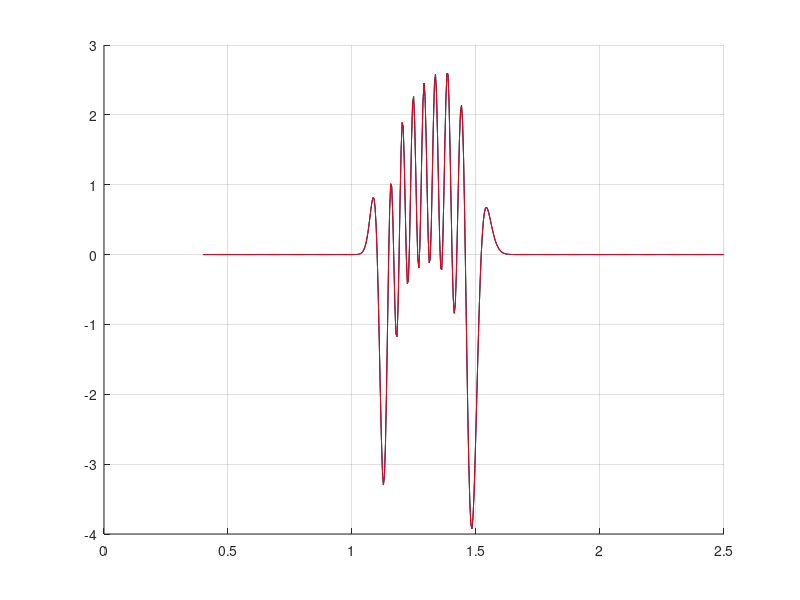

Write MATLAB code to recreate this figure.
%Programa para calcular los Factores Franck-Condion de Morse
%Usando RNA Newton
function FFC_GCR()
    tic
    clc; clear all
    format long e
%entradas del algoritmo
    tol=1E-10 ; efe=1; k=0; n=500
%Intervalos para el ajuste de la funcion
    a=0; b=pi; h=pi/n;x=a:h:b;
    c(1,1:n+1)=1;
    for j=2:n+1
        for i=1:n+1
            c(j,i)=cos((j-1)*x(i));
        end
    end
    w=rand(n+1,1);  
  %%%%%%%%%%%%%%%%%%%%%%%%%%%%%%%%%%%%%%%%%%%%%%%%%%%%%%%%%%%%%%%%%%%%%%%%%%
    %Primer estado
    we(1)= 1675.355
    wexe(1)=13.433
    re(1)=1.21252
    %Segundo estado
    we(2)=1411.210
    wexe(2)=12.921
    re(2)=1.2864
    mu=7.500053859
    v1=8
    v2=8
    %Inicializacion de variables
    ka (1) = we(1)/wexe(1);
    ka (2) = we(2)/wexe(2);
    cte = 1.21777513710683E-01;
    b(1) = cte * sqrt(4 * wexe(1)* mu);
    b(2) = cte * sqrt(4 * wexe(2)* mu);
    g(1) = gamma(ka(1) - 1);
    g(2) = gamma(ka(2) - 1);
    lim_a=0.4;
    lim_b=2.5;
    %h=0.01;
    h=(lim_b-lim_a)/n;%%%%%%%%%%%%%%%%%%%%%%%%%%%%%%%%%%%%%%%%%%%%%%%%%%%%%%%%%%%%%
    %Generacion de Funcion de Onda para cada estado
    %Funonda(1) del primer estado
    %constante de normalizacion           
    cte_normalizacion=sqrt(b(1)/g(1));
    for i=0:v1-1,
        num=(ka(1)-2*i-3.)*(ka(1)-i-1);
        den=(i+1)*(ka(1)-2*i-1);
        cte_normalizacion=cte_normalizacion*sqrt(num/den);
    end
    Nv1=cte_normalizacion;           
    %funonda(2) del segundo estado
    %constante de normalizacion           
    cte_normalizacion=sqrt(b(2)/g(2));
    for i=0:v2-1,
        num=(ka(2)-2*i-3.)*(ka(2)-i-1);
        den=(i+1)*(ka(2)-2*i-1);
        cte_normalizacion=cte_normalizacion*sqrt(num/den);
    end
    Nv2=cte_normalizacion;           
    %Generacion de la funcion a integrar que es funonda(v1)*funonda(2)
    r=lim_a;
    y=zeros();
    ri=zeros();
    for i=1:n+1, %Numero de Nodos%%%%%%%%%%%%%%%%%%%%%%%%%%%%%%%%%%%%%%%%%%%%%%%%%%%%
        ri(i)=r;
        p = r - re(1);
        x = ka(1) * exp( (-1) * b(1) * p);
        c2 = exp( ((-1) * x) / 2 );
        c3 = (ka(1) - 2*v1 - 1) / 2;
        c3= x^c3;  
        %c4 = laguerre(x,ka(1),v1);
        if v1 ~= 0,
            sum1 = 0;
            for j = 1:v1,
            %calculo del coeficiente binomial  
                if ( v1 == j),
                    coef_binomial = 1;
                else               %(v1 >= j) & (j >= 0),
                    coef_superior = gamma(v1 + 1); 
                    coef_inferior = gamma(j+1) * gamma ((v1-j)+1);
                    coef_binomial = coef_superior / coef_inferior;
                end    
                aux1 = (-1)^j*coef_binomial * x^(v1 - j);         
                %aux2 = producto(ka(1) - v1,j);
                aux = 1;
                for p = 1:j,
                    aux = aux * (ka(1) - v1 - p);
                end;
                aux2=aux;      
                aux1 = aux1 * aux2;
                sum1 = sum1 + aux1;
            end
            laguerre = x^v1 + sum1;
        else 
            laguerre = 1;
        end
        c4=laguerre;
        %fun_onda1 = ((-1.0)^v1)*Nv1 * c2 * c3 * c4;
        fun_onda1 = Nv1 * c2 * c3 * c4;
        %generacion de la funcion de onda del segundo estado
        p = r - re (2);
        x = ka(2) * exp( (-1) * b(2) * p);
        c2 = exp( ((-1) * x) / 2 );
        c3 = x^((ka(2) - 2*v2 - 1) / 2.);  
        % c4 = laguerre(x,ka(1),v1);

        if v2 ~= 0,
            sum1 = 0;    
            for j = 1:v2,
               %calculo del coeficiente binomial  
                if ( v2 == j),
                    coef_binomial = 1;
                else               %(v2 >= j) & (j >= 0),
                    coef_superior = gamma(v2 + 1); 
                    coef_inferior = gamma(j+1) * gamma ((v2-j)+1);
                    coef_binomial = coef_superior / coef_inferior;
                end    
                aux1 = (-1)^j*coef_binomial * x^(v2 - j);      
                %aux2 = producto(ka(2) - v2,j);
                aux = 1;
                for p = 1:j,
                    aux = aux * (ka(2) - v2 - p);
                end;
                aux2=aux;      
                aux1 = aux1 * aux2;
                sum1 = sum1 + aux1;
            end
            laguerre = x^v2 + sum1;
        else 
            laguerre = 1;
        end
        c4=laguerre;
        %fun_onda2 = ((-1.0)^v2)*Nv2 * c2 * c3 * c4;
        fun_onda2 = Nv2 * c2 * c3 * c4;
        y(i)=fun_onda1*fun_onda2;
        r=r+h;
    end 
%%%%%%%%%%%%%%%%%%%%%%%%%%%%%%%%%%%%%%%%%%%%%%%%%%%%%%%%%%%%%%%%%%%%%%%%%%
%intervalos de integracion
    a1=lim_a; b1=lim_b;
    F=y;
    z=ri;
%%%%%%%%%%%%%%%%%%%%%%%%%%%%%%%%%%%%%%%%%%%%%%%%%%%%%%%%%%%%%%%%%%%%%%%%%    
    %Algoritmo Gradientes Conjuagados Residual
    Y=c*w;
    error=F'-Y;    
    gk=-c*error;    %Gradiente gk
    hk=c*c';        %Hessiano
    pj=w;    
    rj=-gk;         %r(0)=-g(k)    
    dj=rj;          %d(0)=r(0)           
    while efe > tol
    %while k < 10  
        qj=hk*dj;
        e1=sum(rj.^2);
        d2=dj'*qj;
        alfaj=e1/d2;    %alfaj=sqrt(sum(rj.^2))^2/dj'*qj            
        pj=pj+alfaj*dj; %pj+1=pj+alfaj*dj
        rj1=rj;
        rj=rj-alfaj*qj;  %rj+1=rj-alfaj*qj                                                 
        c1=sum(rj.^2);
        c2=sum(rj1.^2);      
        betaj=c1/c2; %betaj=sqrt(sum(rj+1.^2))^2/sqrt(sum(rj.^2))^2                           
        dj=rj+betaj*dj; %dj+1=rj+1+betaj*dj                              
        w=pj; 
        Y=c*w;
        error=F'-Y;                                     
        efe=.5*sum(error.^2) ;                         
        k=k+1;
    end    
%%%%%%%%%%%%%%%%%%%%%%%%%%%%%%%%%%%%%%%%%%%%%%%%%%%%%%%%%%%%%%%%%%%%%%%%%                
%Integral de la Funcion 1
    I2=(b1-a1)*w(1);
         for j=2:n+1
             I2=I2+w(j)/(j-1)*(sin((j-1)*b1)-sin((j-1)*a1));
         end
%%%%%%%%%%%%%%%%%%%%%%%%%%%%%%%%%%%%%%%%%%%%%%%%%%%%%%%%%%%%%%%%%%%%%%%%%                         
%Integral de la Funcion 2
    k1=(b1-a1);
          I=k1*w(1);
          for j=2:n+1
              c1=k1/((j-1)*pi);
              c2=sin((j-1)*pi) ;             
              c3=c1*c2;
              c4=w(j)*c3;
              I=I+c4;
          end
%%%%%%%%%%%%%%%%%%%%%%%%%%%%%%%%%%%%%%%%%%%%%%%%%%%%%%%%%%%%%%%%%%%%%%%%% 
    Yx=zeros();
    Yxx=zeros();
%Funcion aproximada
    for i=1:n+1     
        Yx(i)=w(1);
        Yxx(i)=w(1);
        for j=2:n+1          
            Yx(i)=Yx(i)+w(j)*cos((j-1)*pi/k1*(z(i)-a1));
            Yxx(i)=Yx(i)+w(j)*cos((j-1)*z(i));
        end            
    end     
%%%%%%%%%%%%%%%%%%%%%%%%%%%%%%%%%%%%%%%%%%%%%%%%%%%%%%%%%%%%%%%%%%%%%%%%%  
%Resultados obtenidos
    k
    efe
    I   
    I2
%%%%%%%%%%%%%%%%%%%%%%%%%%%%%%%%%%%%%%%%%%%%%%%%%%%%%%%%%%%%%%%%%%%%%%%%% 
%Graficas
    hold on
    grid on
    plot(ri,y,'g');       
    plot(ri,Yx,'b');
    plot(ri,Yxx,'r');    
    toc
           